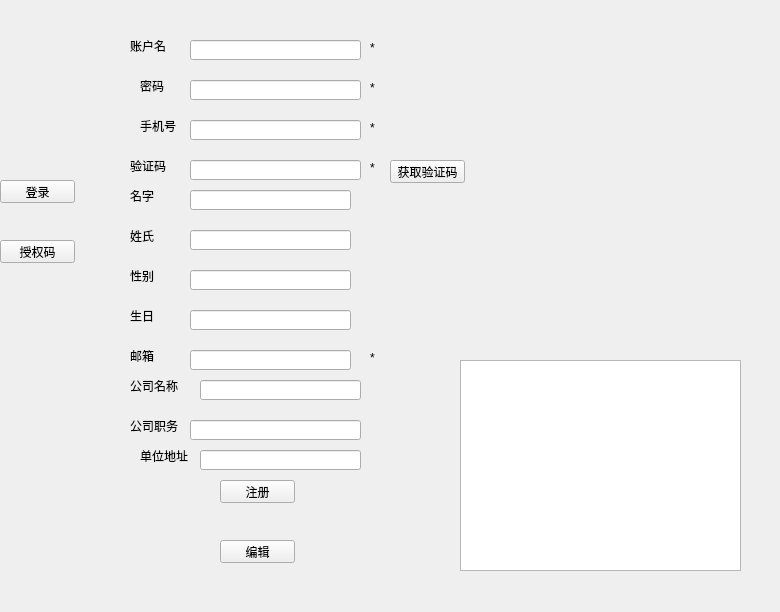
<?xml version="1.0" encoding="UTF-8"?>
<ui version="4.0">
 <class>QtRegister</class>
 <widget class="QWidget" name="QtRegister">
  <property name="geometry">
   <rect>
    <x>0</x>
    <y>0</y>
    <width>780</width>
    <height>612</height>
   </rect>
  </property>
  <property name="windowTitle">
   <string>QtRegister</string>
  </property>
  <widget class="QLabel" name="label">
   <property name="geometry">
    <rect>
     <x>130</x>
     <y>40</y>
     <width>54</width>
     <height>12</height>
    </rect>
   </property>
   <property name="text">
    <string>账户名</string>
   </property>
  </widget>
  <widget class="QLabel" name="label_2">
   <property name="geometry">
    <rect>
     <x>140</x>
     <y>80</y>
     <width>54</width>
     <height>12</height>
    </rect>
   </property>
   <property name="text">
    <string>密码</string>
   </property>
  </widget>
  <widget class="QLabel" name="label_3">
   <property name="geometry">
    <rect>
     <x>140</x>
     <y>120</y>
     <width>54</width>
     <height>12</height>
    </rect>
   </property>
   <property name="text">
    <string>手机号</string>
   </property>
  </widget>
  <widget class="QLabel" name="label_4">
   <property name="geometry">
    <rect>
     <x>130</x>
     <y>160</y>
     <width>54</width>
     <height>12</height>
    </rect>
   </property>
   <property name="text">
    <string>验证码</string>
   </property>
  </widget>
  <widget class="QLabel" name="label_5">
   <property name="geometry">
    <rect>
     <x>130</x>
     <y>350</y>
     <width>54</width>
     <height>12</height>
    </rect>
   </property>
   <property name="text">
    <string>邮箱</string>
   </property>
  </widget>
  <widget class="QLabel" name="label_6">
   <property name="geometry">
    <rect>
     <x>130</x>
     <y>380</y>
     <width>54</width>
     <height>12</height>
    </rect>
   </property>
   <property name="text">
    <string>公司名称</string>
   </property>
  </widget>
  <widget class="QLabel" name="label_7">
   <property name="geometry">
    <rect>
     <x>140</x>
     <y>450</y>
     <width>54</width>
     <height>12</height>
    </rect>
   </property>
   <property name="text">
    <string>单位地址</string>
   </property>
  </widget>
  <widget class="QLineEdit" name="lineEdit_name">
   <property name="geometry">
    <rect>
     <x>190</x>
     <y>40</y>
     <width>171</width>
     <height>20</height>
    </rect>
   </property>
   <property name="text">
    <string/>
   </property>
  </widget>
  <widget class="QLineEdit" name="lineEdit_code">
   <property name="geometry">
    <rect>
     <x>190</x>
     <y>80</y>
     <width>171</width>
     <height>20</height>
    </rect>
   </property>
  </widget>
  <widget class="QLineEdit" name="lineEdit_phonenum">
   <property name="geometry">
    <rect>
     <x>190</x>
     <y>120</y>
     <width>171</width>
     <height>20</height>
    </rect>
   </property>
  </widget>
  <widget class="QLineEdit" name="lineEdit_smsCode">
   <property name="geometry">
    <rect>
     <x>190</x>
     <y>160</y>
     <width>171</width>
     <height>20</height>
    </rect>
   </property>
  </widget>
  <widget class="QLineEdit" name="lineEdit_emilbox">
   <property name="geometry">
    <rect>
     <x>190</x>
     <y>350</y>
     <width>161</width>
     <height>20</height>
    </rect>
   </property>
  </widget>
  <widget class="QLineEdit" name="lineEdit_companyname">
   <property name="geometry">
    <rect>
     <x>200</x>
     <y>380</y>
     <width>161</width>
     <height>20</height>
    </rect>
   </property>
  </widget>
  <widget class="QLineEdit" name="lineEdit_companyaddress">
   <property name="geometry">
    <rect>
     <x>200</x>
     <y>450</y>
     <width>161</width>
     <height>20</height>
    </rect>
   </property>
  </widget>
  <widget class="QPushButton" name="btn_register">
   <property name="geometry">
    <rect>
     <x>220</x>
     <y>480</y>
     <width>75</width>
     <height>23</height>
    </rect>
   </property>
   <property name="text">
    <string>注册</string>
   </property>
  </widget>
  <widget class="QPushButton" name="btn_post_getcode">
   <property name="geometry">
    <rect>
     <x>390</x>
     <y>160</y>
     <width>75</width>
     <height>23</height>
    </rect>
   </property>
   <property name="text">
    <string>获取验证码</string>
   </property>
  </widget>
  <widget class="QPlainTextEdit" name="plainTextEdit">
   <property name="geometry">
    <rect>
     <x>460</x>
     <y>360</y>
     <width>281</width>
     <height>211</height>
    </rect>
   </property>
  </widget>
  <widget class="QPushButton" name="btn_login">
   <property name="geometry">
    <rect>
     <x>0</x>
     <y>180</y>
     <width>75</width>
     <height>23</height>
    </rect>
   </property>
   <property name="text">
    <string>登录</string>
   </property>
  </widget>
  <widget class="QPushButton" name="btn_verification">
   <property name="geometry">
    <rect>
     <x>0</x>
     <y>240</y>
     <width>75</width>
     <height>23</height>
    </rect>
   </property>
   <property name="text">
    <string>授权码</string>
   </property>
  </widget>
  <widget class="QLabel" name="label_8">
   <property name="geometry">
    <rect>
     <x>130</x>
     <y>190</y>
     <width>54</width>
     <height>12</height>
    </rect>
   </property>
   <property name="text">
    <string>名字</string>
   </property>
  </widget>
  <widget class="QLineEdit" name="lineEdit_firstName">
   <property name="geometry">
    <rect>
     <x>190</x>
     <y>190</y>
     <width>161</width>
     <height>20</height>
    </rect>
   </property>
  </widget>
  <widget class="QLabel" name="label_9">
   <property name="geometry">
    <rect>
     <x>130</x>
     <y>230</y>
     <width>54</width>
     <height>12</height>
    </rect>
   </property>
   <property name="text">
    <string>姓氏</string>
   </property>
  </widget>
  <widget class="QLineEdit" name="lineEdit_lastName">
   <property name="geometry">
    <rect>
     <x>190</x>
     <y>230</y>
     <width>161</width>
     <height>20</height>
    </rect>
   </property>
  </widget>
  <widget class="QLabel" name="label_10">
   <property name="geometry">
    <rect>
     <x>130</x>
     <y>270</y>
     <width>54</width>
     <height>12</height>
    </rect>
   </property>
   <property name="text">
    <string>性别</string>
   </property>
  </widget>
  <widget class="QLineEdit" name="lineEdit_gender">
   <property name="geometry">
    <rect>
     <x>190</x>
     <y>270</y>
     <width>161</width>
     <height>20</height>
    </rect>
   </property>
  </widget>
  <widget class="QLabel" name="label_11">
   <property name="geometry">
    <rect>
     <x>130</x>
     <y>310</y>
     <width>54</width>
     <height>12</height>
    </rect>
   </property>
   <property name="text">
    <string>生日</string>
   </property>
  </widget>
  <widget class="QLineEdit" name="lineEdit_birthday">
   <property name="geometry">
    <rect>
     <x>190</x>
     <y>310</y>
     <width>161</width>
     <height>20</height>
    </rect>
   </property>
  </widget>
  <widget class="QLineEdit" name="lineEdit_companyPosition">
   <property name="geometry">
    <rect>
     <x>190</x>
     <y>420</y>
     <width>171</width>
     <height>20</height>
    </rect>
   </property>
  </widget>
  <widget class="QLabel" name="label_12">
   <property name="geometry">
    <rect>
     <x>130</x>
     <y>420</y>
     <width>54</width>
     <height>12</height>
    </rect>
   </property>
   <property name="text">
    <string>公司职务</string>
   </property>
  </widget>
  <widget class="QPushButton" name="btn_edit">
   <property name="geometry">
    <rect>
     <x>220</x>
     <y>540</y>
     <width>75</width>
     <height>23</height>
    </rect>
   </property>
   <property name="text">
    <string>编辑</string>
   </property>
  </widget>
  <widget class="QLabel" name="label_13">
   <property name="geometry">
    <rect>
     <x>370</x>
     <y>40</y>
     <width>16</width>
     <height>16</height>
    </rect>
   </property>
   <property name="text">
    <string>*</string>
   </property>
  </widget>
  <widget class="QLabel" name="label_14">
   <property name="geometry">
    <rect>
     <x>370</x>
     <y>80</y>
     <width>16</width>
     <height>16</height>
    </rect>
   </property>
   <property name="text">
    <string>*</string>
   </property>
  </widget>
  <widget class="QLabel" name="label_15">
   <property name="geometry">
    <rect>
     <x>370</x>
     <y>120</y>
     <width>16</width>
     <height>16</height>
    </rect>
   </property>
   <property name="text">
    <string>*</string>
   </property>
  </widget>
  <widget class="QLabel" name="label_16">
   <property name="geometry">
    <rect>
     <x>370</x>
     <y>160</y>
     <width>16</width>
     <height>16</height>
    </rect>
   </property>
   <property name="text">
    <string>*</string>
   </property>
  </widget>
  <widget class="QLabel" name="label_17">
   <property name="geometry">
    <rect>
     <x>370</x>
     <y>350</y>
     <width>16</width>
     <height>16</height>
    </rect>
   </property>
   <property name="text">
    <string>*</string>
   </property>
  </widget>
 </widget>
 <layoutdefault spacing="6" margin="11"/>
 <resources/>
 <connections/>
</ui>
